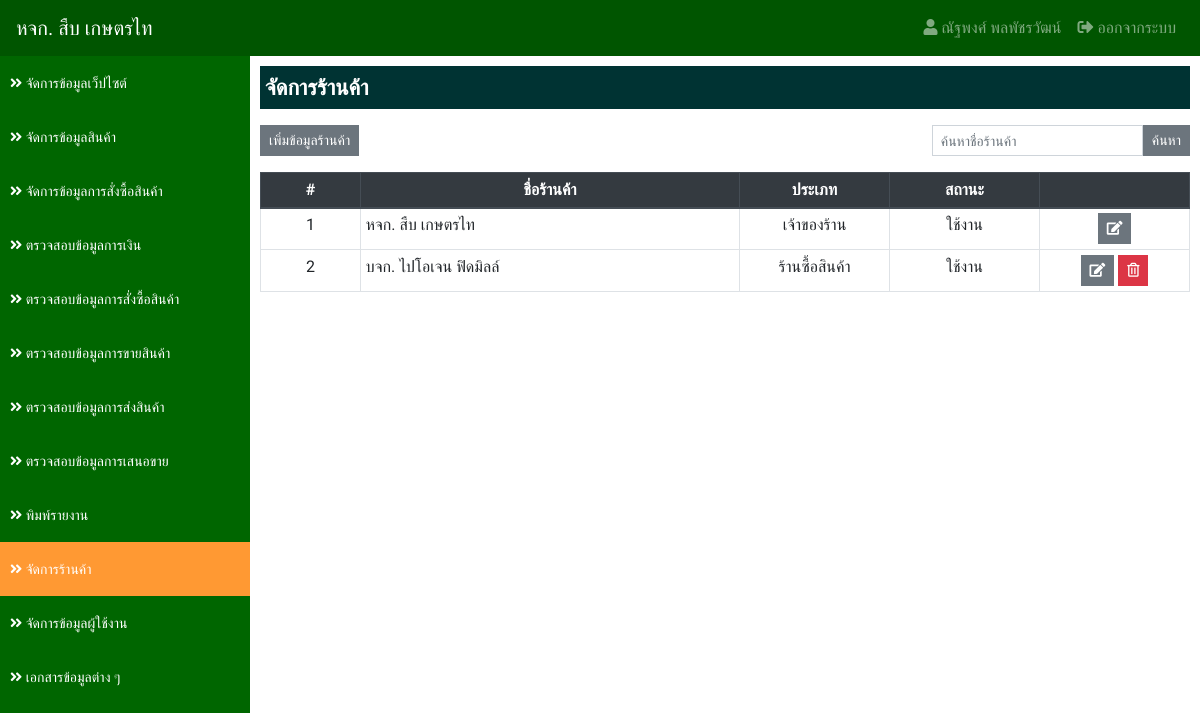
/?app=store&action=store_list (signed in), run on an earlier commit of the app's database.
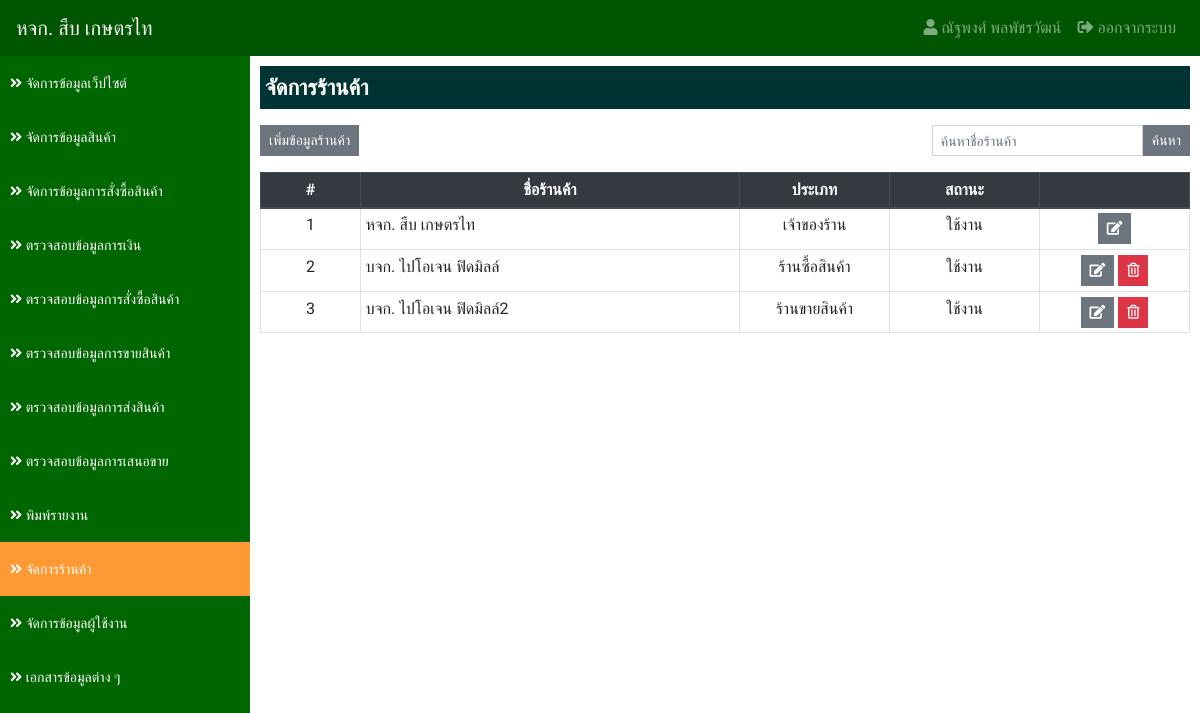
And on a later commit of the database.
### tables this page shows
CREATE TABLE `store_tb` (
  `store_id` int(11) NOT NULL,
  `store_name` varchar(255) NOT NULL COMMENT 'ชื่อร้าน',
  `store_address` varchar(255) NOT NULL COMMENT 'ที่อยู่',
  `store_phone` varchar(100) NOT NULL COMMENT 'เบอร์โทรศัพท์',
  `store_tax` varchar(100) NOT NULL COMMENT 'เลขประจำตัวผู้เสียภาษี',
  `store_type` int(1) NOT NULL COMMENT 'ประเภทร้าน 1.เจ้าของร้าน 2.ร้านซื้อสินค้า 3.ร้านขายสินค้า',
  `store_status` int(1) NOT NULL COMMENT 'สถานะ 1.ใช้งาน 2.ปิดการใช้งาน 3.ลบ'
);

### applications/connect_db.php (called while the page is built, shortened)
<?php
    $serveName      = "localhost";
    $userConect     = "root";
    $passConnect    = "";
    $DB             = "sub_data";
    $conn           = new mysqli($serveName, $userConect, $passConnect, $DB);
    $conn->set_charset("utf8");
    $status         = array('',
                        'ใช้งาน',
                        'ปิดการใช้งาน'
                    );
    $typeStore      = array('',
                        'เจ้าของร้าน',
                        'ร้านซื้อสินค้า',
                        'ร้านขายสินค้า'
                    );
    function select_db($sql) {
        Global $conn;
        return $conn->query($sql);
    }
?>

### applications/store/store_list.php (the view, shortened to what this page needs)
<?php
   @ $store_name = $_POST['store_name'];
    $where = ($store_name!="")? "AND store_name LIKE '$store_name%'":"";
    $result = select_db("
        SELECT
            *
        FROM
            store_tb
        WHERE
            store_status != '3'
        $where
    ");
?>
<div class="detail">
    <p class="title">จัดการร้านค้า</p>
    <div class="row">
        <div class="col-sm-6">
            <a href="?app=store&action=store_add" class="btn btn-secondary btn-sm">เพิ่มข้อมูลร้านค้า</a>
        </div>
        <div class="col-sm-6">
            <form action="" class="form-inline float-right" method="POST">
                <div class="input-group mb-3">
                    <input type="text" name="store_name" value="<?=$store_name?>" placeholder="ค้นหาชื่อร้านค้า" class="form-control form-control-sm">
                    <button type="submit" class="btn btn-secondary btn-sm">ค้นหา</button>
                </div>
            </form>
        </div>
    </div>
    <table class="table table-bordered table-hover table-sm">
        <thead class="thead-dark">
            <tr>
                <th class="text-center" style="width: 100px;">#</th>
                <th class="text-center">ชื่อร้านค้า</th>
                <th class="text-center" style="width: 150px;">ประเภท</th>
                <th class="text-center" style="width: 150px;">สถานะ</th>
                <th class="text-center" style="width: 150px;"></th>
            </tr>
        </thead>
        <tbody>
        <?php
            if ($result->num_rows > 0) {
                $i = 1;
                while($row = $result->fetch_assoc()) {
        ?>
            <tr>
                <td class="text-center"><?=$i?></td>
                <td><?=$row['store_name']?></td>
                <td class="text-center"><?=$typeStore[$row['store_type']]?></td>
                <td class="text-center"><?=$status[$row['store_status']]?></td>
                <td class="text-center">
                    <a href="?app=store&action=store_edit&id=<?=$row['store_id']?>" class="btn btn-secondary btn-sm" title="แก้ไขข้อมูล"><i class="fas fa-edit"></i></a>
                    <?php if ($row['store_id'] != 1) { ?>
                    <a href="?app=store&action=store_delete&id=<?=$row['store_id']?>" class="btn btn-danger btn-sm" onclick="return confirm('ยืนยันการลบข้อมูล ?')" title="ลบข้อมูล"><i class="far fa-trash-alt"></i></a>
                    <?php } ?>
                </td>
            </tr>
            <?php $i++;}} else { ?>
            <tr>
                <td class="text-center" colspan="5">ไม่มีข้อมูล</td>
            </tr>
            <?php } ?>
        </tbody>
    </table>
</div>

What changed in the data, as far as the page shows it:
added store_tb: store_name "บจก. ไปโอเจน ฟิดมิลล์2", store_type "ร้านขายสินค้า", store_status "ใช้งาน"
